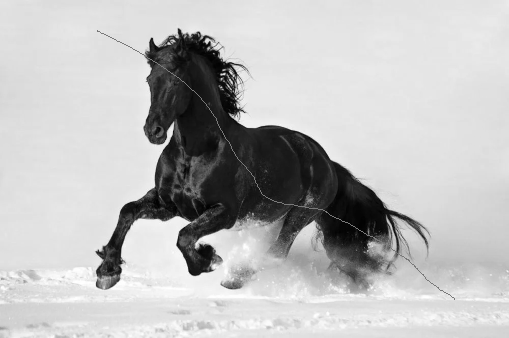
#> input picture cheval-abime2-nb.png, 509 x 338 px, found by its file name
$ python 'algorithme image noir et blanc.py'
#> lines starting #> are read from the running program, lines starting #| are printed output that depends on the picture; after the words box and inside, x2 and y2 are one past the last pixel; in counts of white or black regions, pixels touching at a corner belong together; long printed decimals are rounded
import numpy as np
import matplotlib.pyplot as plt
import matplotlib.image as mpimg
from copy import deepcopy

# Chargement des images
img_nb = mpimg.imread(r"H:\Documents\ING3_S2\Analyse Numérique\AnaNumProjet\cheval-abime2-nb.png")
#> img_nb is the input picture: shape (338, 509) float32; min 0.00392, max 1, mean 0.735
mask = mpimg.imread(r"H:\Documents\ING3_S2\Analyse Numérique\AnaNumProjet\cheval-abime2-mask.png")
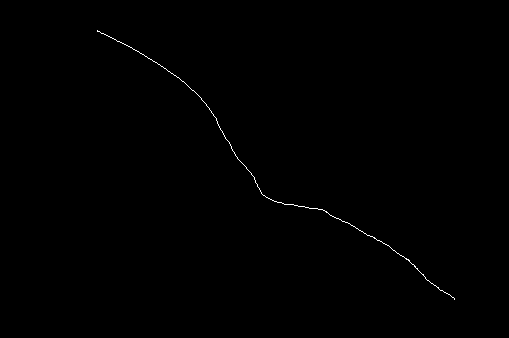
#> input picture cheval-abime2-mask.png, 509 x 338 px, found by its file name
#> mask: shape (338, 509) float32; values 0 (black) and 1 (white), 0.24% white in thin lines or dots, all inside (x1, y1, x2, y2) = (97, 30, 455, 300)

# Normaliser les données (dans [0,1] si ce n'est pas déjà fait)
if img_nb.max() > 1:
    img_nb = img_nb / 255.0
if mask.max() > 1:
    mask = mask / 255.0

# S'assurer que le masque est binaire
mask = (mask > 0.5).astype(float)

# Création d'une copie de l'image d'origine
img_restored = deepcopy(img_nb)

# Paramètres
k = 50  # Nombre de valeurs singulières conservées
epsilon = 1e-4  # Tolérance pour la convergence
max_iter = 100  # Nombre max d'itérations

# Fonction de SVD tronquée
def svd_tronquee(A, k):
    U, S, Vt = np.linalg.svd(A, full_matrices=False)
    S[k:] = 0  # On tronque à k valeurs
    return U @ np.diag(S) @ Vt

# Itérations
for i in range(max_iter):
    Ak = svd_tronquee(img_restored, k)
    new_img = img_nb * (1 - mask) + Ak * mask  # On remplace uniquement dans la zone masquée
    diff = np.linalg.norm(img_restored - new_img, ord='fro')
    img_restored = new_img
    if diff < epsilon:
        break
#> this loop made 88 passes
#> diff on passes 1 to 12: 4.56, 1.52, 0.661, 0.324, 0.177, 0.109, 0.074, 0.0541, 0.0416, 0.033, 0.0269, 0.0222
#> pass 1, in svd_tronquee, `U, S, Vt = np.linalg.svd(A, full_matrices=False)`:
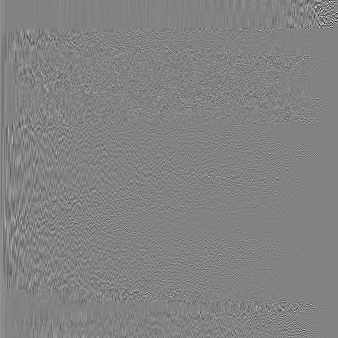
#> U: shape (338, 338) float32; min -0.616, max 0.586, mean 0.000146; drawn with min black and max white
#> pass 1, in svd_tronquee, `U, S, Vt = np.linalg.svd(A, full_matrices=False)`:
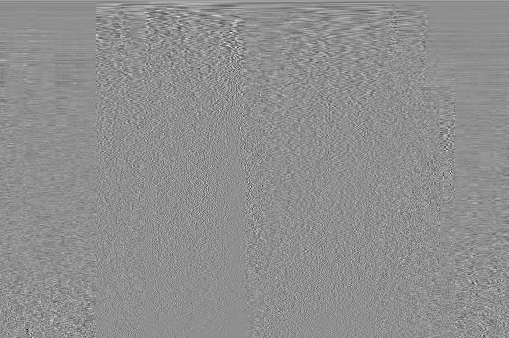
#> Vt: shape (338, 509) float32; min -0.428, max 0.334, mean 0.000167; drawn with min black and max white
#> pass 1, `Ak = svd_tronquee(img_restored, k)`:
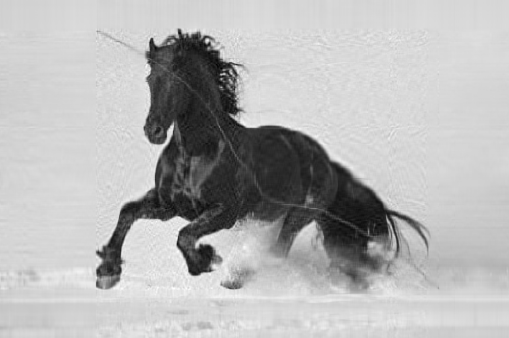
#> Ak: shape (338, 509) float32; min -0.09, max 1.07, mean 0.735; drawn with min black and max white
#> after the loop:
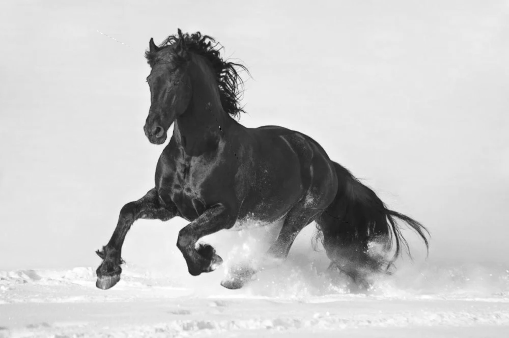
#> img_restored: shape (338, 509) float64; min -0.114, max 1, mean 0.735; drawn with min black and max white


#  Norme de Frobenius sur les zones masquées uniquement
diff_masque = mask * (img_restored - img_nb)
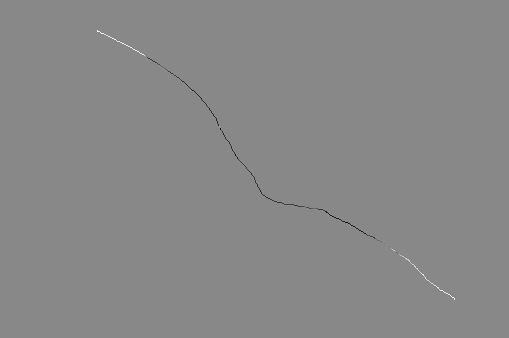
#> diff_masque: shape (338, 509) float64; min -0.589, max 0.511, mean -0.000292; drawn with min black and max white
norme_frobenius_locale = np.linalg.norm(diff_masque, ord='fro')
#> norme_frobenius_locale = 7.05
print(f"Norme de Frobenius (zone masquee uniquement) : {norme_frobenius_locale:.6f}")
#| Norme de Frobenius (zone masquee uniquement) : 7.046


# Affichage des résultats
fig, axs = plt.subplots(1, 2, figsize=(12, 6))
axs[0].imshow(img_nb, cmap='gray')
axs[0].set_title("Image abimee")
axs[0].axis('off')
axs[1].imshow(img_restored, cmap='gray')
axs[1].set_title("Image restauree (NB)")
axs[1].axis('off')
plt.tight_layout()
plt.show()

# Sauvegarde de l’image restaurée NB
plt.imsave("image_restauree_nb.png", img_restored, cmap='gray')
print("Image NB restauree enregistree sous : image_restauree_nb.png")
